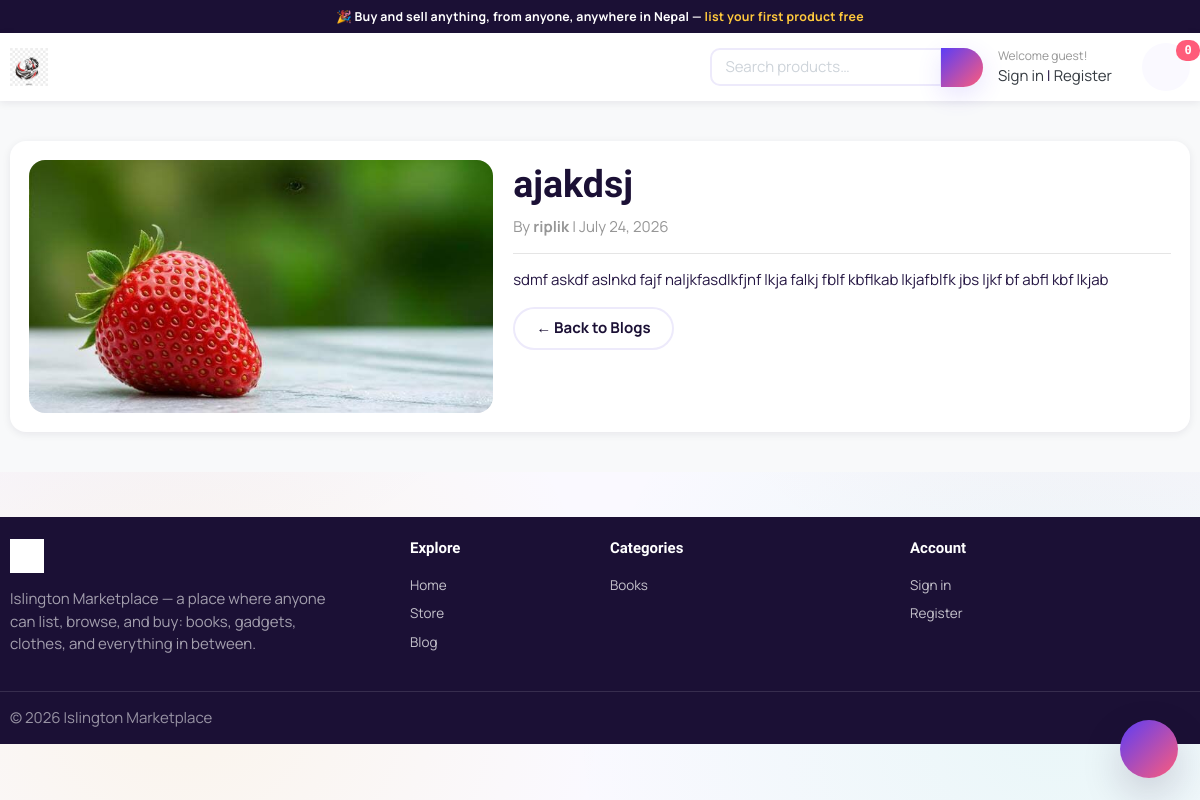
Page /blog/1/ on the committed database.
### blog/models.py (models this page shows, shortened)
class Blog(models.Model):
    title = models.CharField(max_length=200)
    content = models.TextField()
    author = models.CharField(max_length=100)
    image = models.ImageField(upload_to='photos/blogs', blank=True, null=True)
    published_date = models.DateTimeField(default=timezone.now)

### products/models.py (models this page shows, shortened)
class category(models.Model):
    name = models.CharField(max_length=100)
    description = models.TextField()

### blog/views.py (the view)
# urls.py: path('<int:id>/', views.blog_detail, name='blog_detail'),
def blog_detail(request, id):
    blog = get_object_or_404(Blog, id=id)
    return render(request, 'blog/blog_details.html', {'blog': blog})

### cart/cart.py (called while the page is built)
    def __len__(self):
        return sum(item['quantity'] for item in self.cart.values())

### cart/context_processors.py (called while the page is built)
def cart_summary(request):
    return {'cart_item_count': len(Cart(request))}

### products/context_processors.py (called while the page is built)
def nav_categories(request):
    return {'nav_categories': category.objects.all()}

### templates/blog/blog_details.html (shortened to what this page needs)
{% extends 'NewDesign/base.html' %}
{% load static %}
{% block content %}
<section class="section-content padding-y bg">
  <div class="container">
    <div class="card">
      <div class="card-body">
        <div class="row">
          <div class="col-md-5">
            {% if blog.image %}
                <img src="{{ blog.image.url }}"
                     class="img-fluid" style="border-radius: var(--radius);"
                     alt="{{ blog.title }}">
            {% else %}
                <img src="{% static 'images/default.jpg' %}"
                     class="img-fluid" style="border-radius: var(--radius);"
                     alt="No Image">
            {% endif %}
          </div>
          <div class="col-md-7">
              <h1>{{ blog.title }}</h1>
              <p class="text-muted">
                  By <strong>{{ blog.author }}</strong> |
                  {{ blog.published_date|date:"F d, Y" }}
              </p>
              <hr>
              <p>{{ blog.content|linebreaks }}</p>
              <a href="{% url 'blogs' %}" class="btn btn-secondary">
                  ← Back to Blogs
              </a>
          </div>
        </div>
      </div>
    </div>
  </div>
</section>
{% endblock %}

### templates/NewDesign/base.html (shortened to what this page needs)
{% load static %}
<!doctype html>
<html lang="en">
  <head>
    <link href="{% static 'css/bootstrap.css' %}" rel="stylesheet" type="text/css" />
    <link href="{% static 'css/all.min.css' %}" type="text/css" rel="stylesheet" />
    <link href="{% static 'css/ui.css' %}" rel="stylesheet" type="text/css" />
    <link href="{% static 'css/responsive.css' %}" rel="stylesheet" media="only screen and (max-width: 1200px)" />
    <link href="{% static 'css/theme.css' %}" rel="stylesheet" type="text/css" />
  </head>
  <body>
    <div class="promo-bar">🎉 Buy and sell anything, from anyone, anywhere in Nepal — <span>list your first product free</span></div>
    <header class="section-header" style="position: sticky; top: 0; z-index: 1030;">
      <nav class="navbar navbar-expand-lg navbar-light" style="background: var(--white); box-shadow: var(--shadow-sm); padding: 0.65rem 0;">
        <div class="container flex-wrap flex-lg-nowrap">
          <a href="{% url 'home' %}" class="brand-wrap mr-3">
            <img class="logo" src="{% static 'images/logo.png' %}" style="max-height:38px;" />
          </a>
          <div class="collapse navbar-collapse order-3 order-lg-1" id="navbarTop4">
            <ul class="navbar-nav mr-3">
              <li class="nav-item"><a href="{% url 'home' %}" class="nav-link">Home</a></li>
              <li class="nav-item"><a href="{% url 'products' %}" class="nav-link">Store</a></li>
              <li class="nav-item"><a href="{% url 'blogs' %}" class="nav-link">Blog</a></li>
              <li class="nav-item dropdown">
                <a href="#" class="nav-link dropdown-toggle" data-toggle="dropdown"> Categories</a>
              </li>
            </ul>
          </div>
          <div class="flex-grow-1 order-2 mx-lg-3 my-2 my-lg-0" style="min-width: 180px;">
            <form action="{% url 'products' %}" method="get" class="search">
              <div class="input-group w-100">
                <input type="text" name="q" class="form-control" placeholder="Search products…" value="{{ request.GET.q }}" />
                <div class="input-group-append">
                  <button class="btn btn-primary" type="submit"></button>
                </div>
              </div>
            </form>
          </div>
          <div class="order-4 order-lg-3 d-flex align-items-center">
            <div class="widget-header">
              {% if user.is_authenticated %}
                <small class="title text-muted">Hi, {{ user.first_name|default:user.username }}!</small>
                <div>
                  <a href="{% url 'accounts:dashboard' %}">Dashboard</a>
                  <span class="dark-transp"> | </span>
                  <a href="{% url 'accounts:logout' %}">Logout</a>
                </div>
              {% else %}
                <small class="title text-muted">Welcome guest!</small>
                <div>
                  <a href="{% url 'accounts:login' %}">Sign in</a>
                  <span class="dark-transp"> | </span>
                  <a href="{% url 'accounts:register' %}"> Register</a>
                </div>
              {% endif %}
            </div>
            <a href="{% url 'cart:cart' %}" class="widget-header pl-3 ml-3">
              <div class="icon icon-sm rounded-circle border">
              </div>
              <span class="badge badge-pill badge-danger notify">{{ cart_item_count }}</span>
            </a>
          </div>
        </div>
      </nav>
    </header>
    {% block content %}{% endblock %}
    <footer class="section-footer">
      <div class="container">
        <div class="row py-4">
          <div class="col-md-4 mb-4 mb-md-0">
            <img class="logo mb-3" src="{% static 'images/logo.png' %}" style="max-height:34px; filter: brightness(0) invert(1);" />
            <p style="color: rgba(255,255,255,0.6); max-width: 320px;">
              Islington Marketplace — a place where anyone can list, browse, and buy: books, gadgets, clothes, and everything in between.
            </p>
          </div>
          <div class="col-6 col-md-2 mb-4 mb-md-0">
            <h6 style="color:var(--white);">Explore</h6>
            <ul class="list-unstyled">
              <li><a href="{% url 'home' %}">Home</a></li>
              <li><a href="{% url 'products' %}">Store</a></li>
              <li><a href="{% url 'blogs' %}">Blog</a></li>
            </ul>
          </div>
          <div class="col-6 col-md-3 mb-4 mb-md-0">
            <h6 style="color:var(--white);">Categories</h6>
            <ul class="list-unstyled">
              {% for cat in nav_categories %}
                <li><a href="{% url 'products' %}?category={{ cat.id }}">{{ cat.name }}</a></li>
              {% empty %}
                <li class="text-muted">No categories yet</li>
              {% endfor %}
            </ul>
          </div>
          <div class="col-6 col-md-3">
            <h6 style="color:var(--white);">Account</h6>
            <ul class="list-unstyled">
              {% if user.is_authenticated %}
                <li><a href="{% url 'accounts:dashboard' %}">Dashboard</a></li>
                <li><a href="{% url 'add_product' %}">Sell a Product</a></li>
                <li><a href="{% url 'accounts:logout' %}">Logout</a></li>
              {% else %}
                <li><a href="{% url 'accounts:login' %}">Sign in</a></li>
                <li><a href="{% url 'accounts:register' %}">Register</a></li>
              {% endif %}
            </ul>
          </div>
        </div>
        <section class="footer-bottom border-top row py-3" style="border-color: rgba(255,255,255,0.12) !important;">
          <div class="col-md-8">
            <p class="text-muted mb-0">&copy; 2026 Islington Marketplace</p>
          </div>
          <div class="col-md-4 text-md-right text-muted">
          </div>
        </section>
      </div>
    </footer>
    {% include 'NewDesign/_chatbot_widget.html' %}
  </body>
</html>

### static/css/ui.css (style rules this page uses)
html { font-family: "Inter", sans-serif; font-size: 15px; }
.icon-xs, .icon-sm, .icon-md, .icon-lg { display: inline-block; text-align: center; flex-shrink: 0; flex-grow: 0; }
.icon-sm { width: 48px; height: 48px; line-height: 48px !important; font-size: 20px; }
.padding-y { padding-top: 40px; padding-bottom: 40px; }
.bg { background-color: #f8f9fa; }
p:last-child { margin-bottom: 0; }
.brand-wrap .logo, .navbar-brand .logo { margin-right: 7px; max-height: 42px; display: inline-block; }
.widget-header { display: inline-block; vertical-align: middle; position: relative; }
.widget-header a { color: #343a40; }
.widget-header .title { display: block; }
.widget-header .notify { position: absolute; top: -3px; right: -10px; }
.section-footer ul li { margin-bottom: 5px; }
.section-footer ul a { color: inherit; }
.footer-bottom { padding-top: 20px; padding-bottom: 20px; }
[class*=list-] li:after { visibility: hidden; display: block; content: ""; overflow: hidden; height: 0; clear: both; }
.notify { position: absolute; top: -4px; right: -10px; display: inline-block; padding: 0.25em 0.6em; font-size: 12px; line-height: 1; text-align: center; border-radius: 3rem; color: #fff; background-color: #fa3434; }

### rows in the picture
Blog: image (picture), title "ajakdsj", author "riplik", published_date "July 24, 2026", content "sdmf askdf aslnkd fajf naljkfasdlkfjnf lkja falkj fblf kbflkab lkjafblfk jbs ljkf bf abfl kbf lkjab"
category: name "Books"

### other values in the picture
{{ cart_item_count }} "0"
